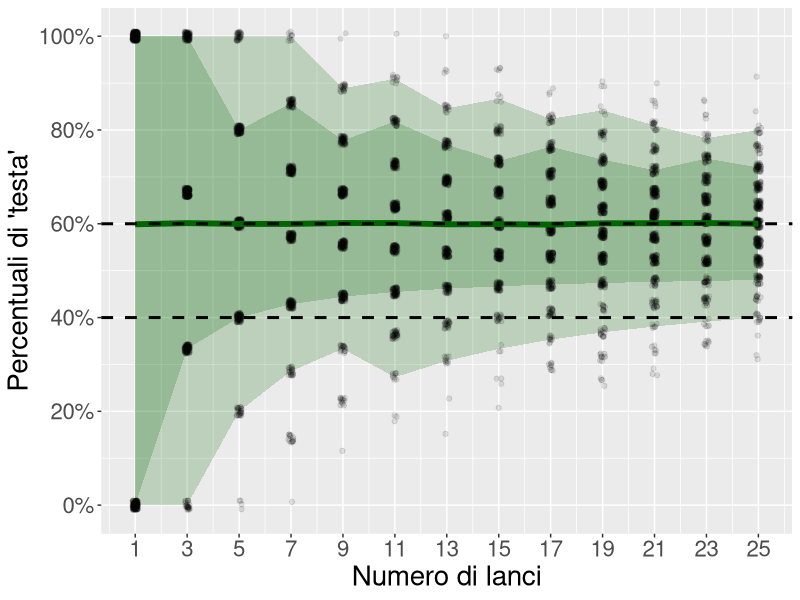
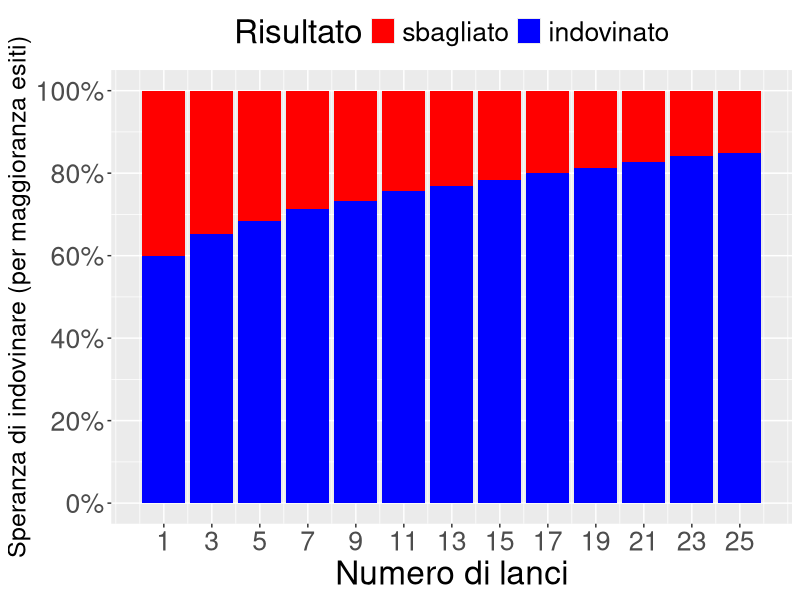
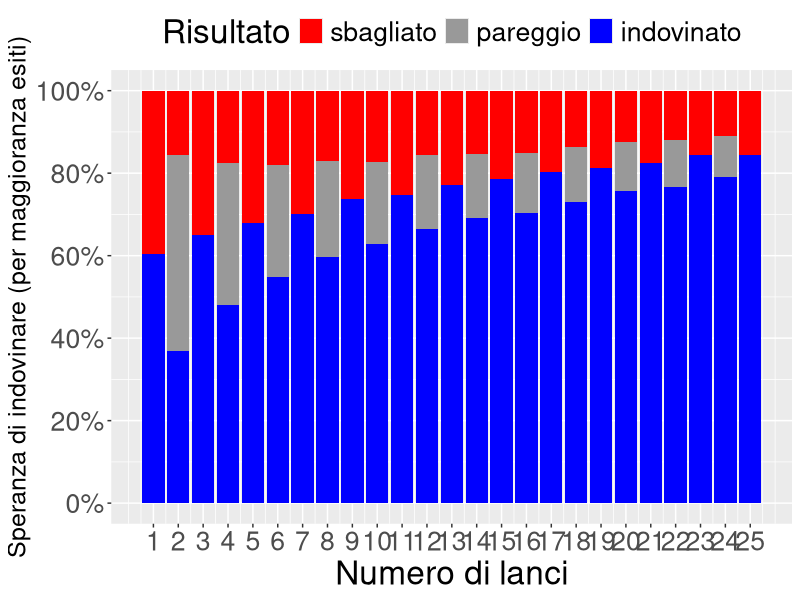

The R source for these figures, in order:
## ---- chunk 1
rm(list=ls())
set.seed(0)
library(ggplot2)
library(scales) 
knitr::opts_chunk$set(warning = FALSE)
## ---- chunk 2
niter = 1e4
prob = 0.60
lanci = seq(1,25,2)

esiti = data.frame(n = rep(lanci,each=niter), testa=NA)
esiti$testa = rbinom(nrow(esiti),esiti$n,prob)

estimates = data.frame(n=lanci,mean=NA,lower1=NA,upper1=NA,lower2=NA,upper2=NA,success=NA)
for(i in 1:nrow(estimates)){
  out = rep(NA,niter)
  for(j in 1:niter){
    x = rbinom(estimates$n[i],1,prob)
    #fit = glm(x~1,family=binomial(link="probit"))
    #out[j] = fit$coefficients[1]
    out[j] = mean(x)
  }
  estimates$mean[i] = mean(out)
  estimates$lower1[i] = quantile(out,.025)
  estimates$upper1[i] = quantile(out,.975)
  estimates$lower2[i] = quantile(out,.10)
  estimates$upper2[i] = quantile(out,.90)
  #print(i)
  estimates$success[i] = mean(out>0.50)
  estimates$uncertain[i] = mean(out==0.50)
  estimates$fail[i] = mean(out<0.50)
}

ggplot()+
  geom_ribbon(data=estimates,aes(x=n,ymin=lower1,ymax=upper1),fill="darkgreen",alpha=.2)+
  geom_ribbon(data=estimates,aes(x=n,ymin=lower2,ymax=upper2),fill="darkgreen",alpha=.2)+
  geom_point(data=esiti[sample(1:nrow(esiti),5000),],aes(x=n,y=testa/n),alpha=.1,position=position_jitter(width=.1,height=.01))+
  geom_line(data=estimates,aes(x=n,y=mean),color="darkgreen",size=2)+
  geom_hline(yintercept=c(0.40,0.60),linetype=2,size=1)+
  scale_y_continuous(breaks=seq(0,1,.2),labels=percent)+
  scale_x_continuous(breaks=lanci)+
  theme(text=element_text(size=20))+
  ylab("Percentuali di 'testa'")+
  xlab("Numero di lanci")
## ---- chunk 3
#| fig-width: 10
#| fig-height: 7

estimates2 = reshape(estimates,direction="long",varying=c("success","uncertain","fail"),
                     times=c("indovinato","pareggio","sbagliato"),v.names="outcome",
                     timevar="Risultato")
estimates2$Risultato = factor(estimates2$Risultato,levels=c("sbagliato","indovinato"))
estimates2 = estimates2[!is.na(estimates2$Risultato),]
ggplot(data=estimates2)+
  geom_bar(aes(x=n,y=outcome,fill=Risultato),stat="identity")+
  scale_y_continuous(breaks=seq(0,1,.2),labels=percent)+
  scale_fill_manual(values=c("red","blue"))+
  scale_x_continuous(breaks=lanci)+
  theme(text=element_text(size=24), legend.position="top")+
  theme(axis.title.y=element_text(size=18))+
  ylab("Speranza di indovinare (per maggioranza esiti)")+
  xlab("Numero di lanci")
## ---- chunk 4
#| fig-width: 10
#| fig-height: 7

niter = 1e4
prob = 0.60
lanci = seq(1,25,1)
estimates = data.frame(n=lanci,mean=NA,lower1=NA,upper1=NA,lower2=NA,upper2=NA,success=NA)
for(i in 1:nrow(estimates)){
  out = rep(NA,niter)
  for(j in 1:niter){
    x = rbinom(estimates$n[i],1,prob)
    out[j] = mean(x)
  }
  estimates$success[i] = mean(out>0.50)
  estimates$uncertain[i] = mean(out==0.50)
  estimates$fail[i] = mean(out<0.50)
}
estimates2 = reshape(estimates,direction="long",varying=c("success","uncertain","fail"),
                     times=c("indovinato","pareggio","sbagliato"),v.names="outcome",
                     timevar="Risultato")
estimates2$Risultato = factor(estimates2$Risultato,levels=c("sbagliato","pareggio","indovinato"))
ggplot(data=estimates2)+
  geom_bar(aes(x=n,y=outcome,fill=Risultato),stat="identity")+
  scale_y_continuous(breaks=seq(0,1,.2),labels=percent)+
  scale_fill_manual(values=c("red","#999999","blue"))+
  scale_x_continuous(breaks=lanci)+
  theme(text=element_text(size=24), legend.position="top")+
  theme(axis.title.y=element_text(size=18))+
  ylab("Speranza di indovinare (per maggioranza esiti)")+
  xlab("Numero di lanci")
